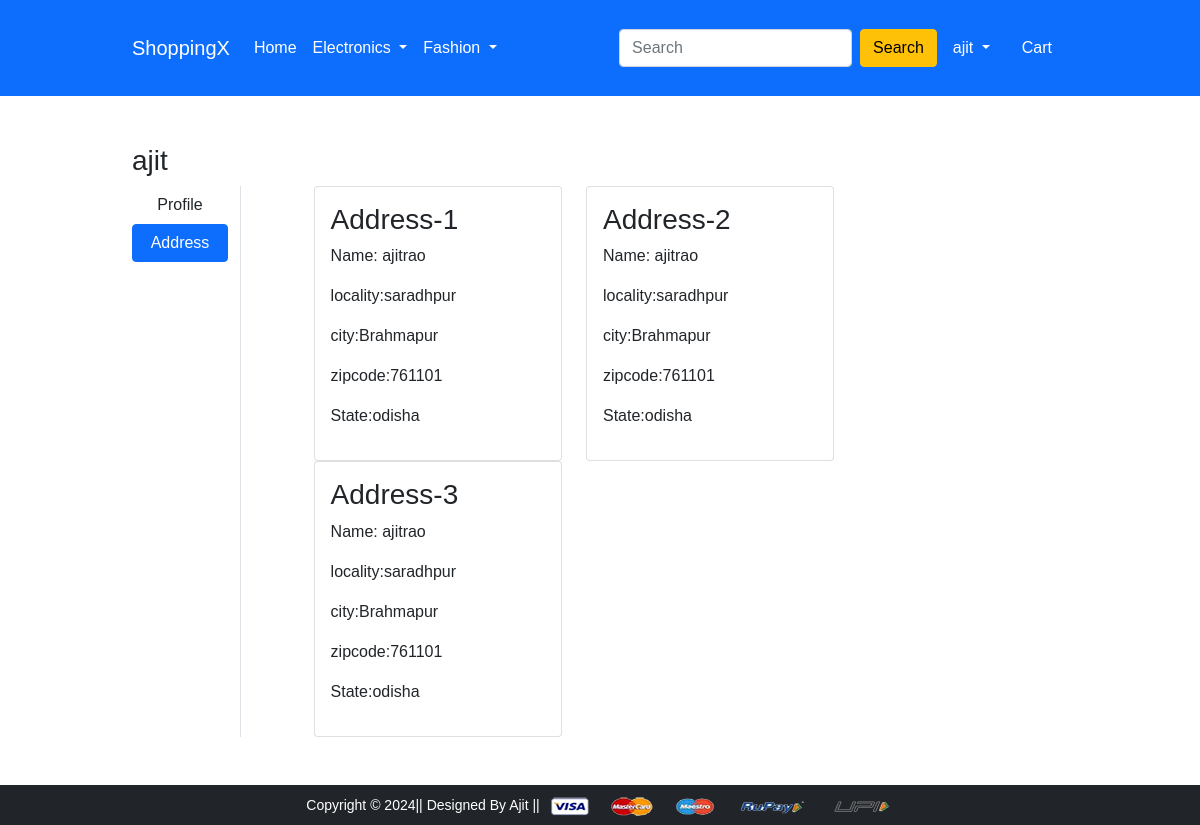
The page /address/ (signed in) on the database its author committed.
### app/models.py (models this page shows, shortened)
class customer(models.Model):
    user=models.ForeignKey(User,on_delete=models.CASCADE)
    name=models.TextField(max_length=100)
    locality=models.TextField(max_length=100)
    city=models.TextField(max_length=100)
    zipcode=models.IntegerField()
    state=models.CharField(choices=state,max_length=10)

### app/views.py (the view)
# urls.py: path('address/', views.address, name='address'),
@login_required
def address(request):
 usr=request.user
 cuser=customer.objects.filter(user=usr)
 return render(request, 'app/address.html',{'cuser':cuser})

### app/templates/app/address.html (shortened to what this page needs)
{% extends 'app/base.html' %}
{% load static %}
{% block main-content %}
<div class="container my-5">
 <div class="row">
 <h3>{{request.user}}</h3>
  <div class="col-sm-2 border-end">
   <ul class="list-unstyled">
    <li class="d-grid"><a href="{% url 'profile' %}" class="btn">Profile</a></li>
    <li class="d-grid "><a href="{% url 'address' %}" class="btn btn-primary">Address</a></li>
   </ul>
  </div>
  <div class="col-sm-9 offset-sm-1">
   <div class="row">
    {% for ad in cuser %}
    <div class="col-sm-6">
     <div class="card">
      <div class="card-body">
       <h3>Address-{{forloop.counter}}</h3>
       <p>Name: {{ad.name}}</p>
       <p>locality:{{ad.locality}}</p>
       <p>city:{{ad.city}}</p>
       <p>zipcode:{{ad.zipcode}}</p>
       <p>State:{{ad.state}}</p>
      </div>
     </div>
     </div>
     {% endfor %}
    </div>
   </div>
  </div>
 </div>
{% endblock main-content %}

### app/templates/app/base.html (shortened to what this page needs)
<!doctype html>
{% load static %}
<html lang="en">
  <head>
    <link href="https://cdn.jsdelivr.net/npm/bootstrap@5.0.0-beta1/dist/css/bootstrap.min.css" rel="stylesheet">
    <link rel="stylesheet" href="{% static 'app/css/owl.carousel.min.css' %}">
    <link rel="stylesheet" href="{% static 'app/css/all.min.css' %}">
    <link rel="stylesheet" href="{% static 'app/css/style.css' %}">
  </head>
  <body>
    <nav class="navbar navbar-expand-lg navbar-dark bg-primary">
     <div class="container">
       <a class="navbar-brand" href="/">ShoppingX</a>
       <div class="collapse navbar-collapse" id="navbarSupportedContent">
         <ul class="navbar-nav me-auto mb-2 mb-lg-0">
           <li class="nav-item">
             <a class="nav-link active" aria-current="page" href="/">Home</a>
           </li>
           <li class="nav-item dropdown">
             <a class="nav-link dropdown-toggle text-white" href="#" id="electronicsDropdown" role="button" data-bs-toggle="dropdown" aria-expanded="false">
               Electronics
             </a>
           </li>
           <li class="nav-item dropdown">
             <a class="nav-link dropdown-toggle text-white" href="#" id="fashionDropdown" role="button" data-bs-toggle="dropdown" aria-expanded="false">
               Fashion
             </a>
           </li>
         </ul>
         <form class="d-flex" action="/search" method="get">
           <input class="form-control me-2" type="search" placeholder="Search" aria-label="Search" name="jojo">
           <button class="btn btn-warning" type="submit">Search</button>
         </form>
         <div>
          <ul class="navbar-nav me-auto mb-2 mb-lg-0">
           <li class="nav-item dropdown mx-2">
            {% if request.user.is_authenticated %}
              <a class="nav-link dropdown-toggle text-white" href="#" id="profileDropdown" role="button" data-bs-toggle="dropdown" aria-expanded="false">
           {{request.user}}
              </a>
            </li>
            <li class="nav-item mx-2">
             <a href="{% url 'show-cart' %}" class="nav-link text-white"> Cart </a>
            </li>
            {% endif %}
          </ul>
         </div>
       </div>
     </div>
    </nav>
    {% block main-content %} {% endblock main-content %}
    <footer class="container-fluid bg-dark text-center p-2 mt-5">
        <small class="text-white">Copyright &copy; 2024|| Designed By Ajit || </small>
        <img src="{% static 'app/images/payment.png' %}" alt="" srcset="" class="img-fluid" height="2px">
    </footer>
  </body>
</html>

### app/static/app/css/style.css (style rules this page uses)
body { font-family: Arial, sans-serif; margin: 0; padding: 0; background-color:white; }
.container { width: 80%; margin: 20px auto; display: flex; flex-wrap: wrap; justify-content: space-between; }

### app/templates/app/base.html (style rules this page uses)
body { background-color: white; }

### rows shown on the page
customer: name "ajitrao", locality "saradhpur", city "Brahmapur", zipcode "761101", state "odisha"
customer: name "ajitrao", locality "saradhpur", city "Brahmapur", zipcode "761101", state "odisha"
customer: name "ajitrao", locality "saradhpur", city "Brahmapur", zipcode "761101", state "odisha"

### other values the page prints
{{ request.user }} "ajit"
